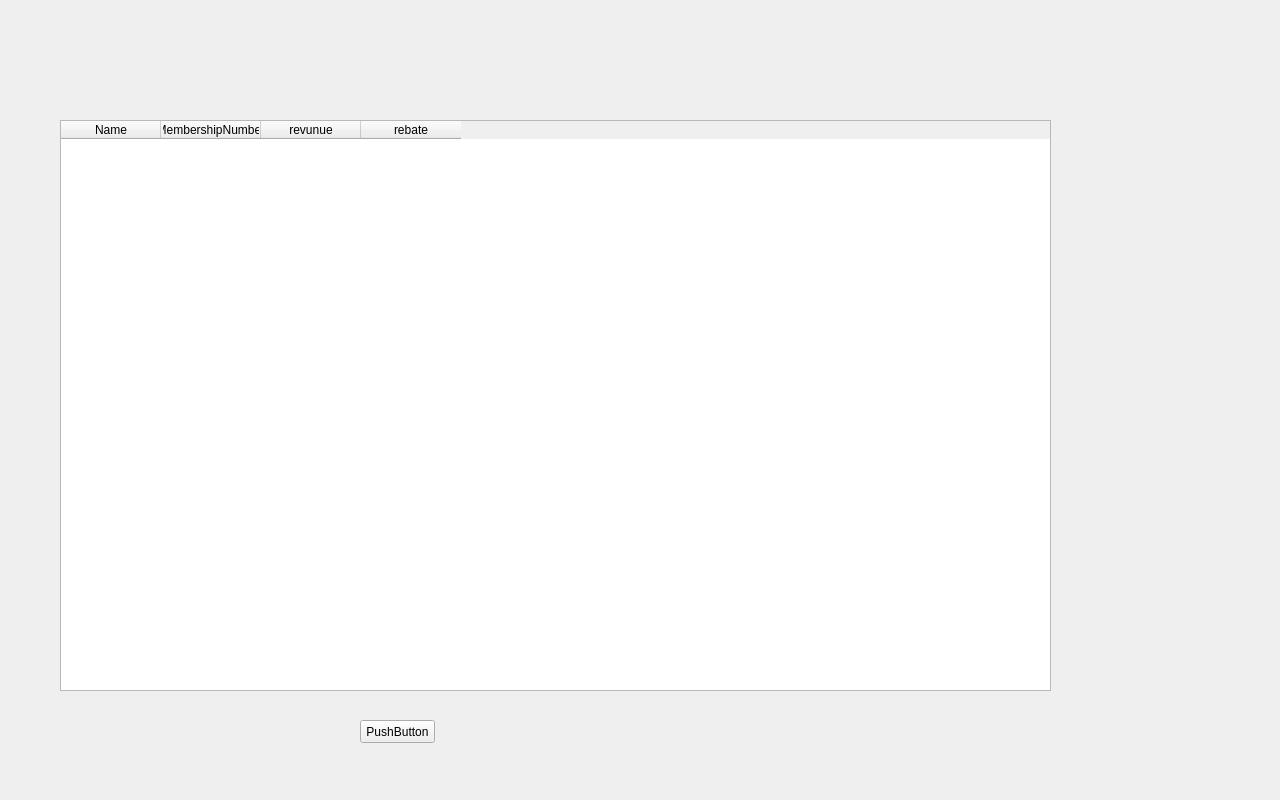
<?xml version="1.0" encoding="UTF-8"?>
<ui version="4.0">
 <class>checkRabates</class>
 <widget class="QWidget" name="checkRabates">
  <property name="geometry">
   <rect>
    <x>0</x>
    <y>0</y>
    <width>1280</width>
    <height>800</height>
   </rect>
  </property>
  <property name="windowTitle">
   <string>Form</string>
  </property>
  <widget class="QTableWidget" name="rebateTable">
   <property name="geometry">
    <rect>
     <x>60</x>
     <y>120</y>
     <width>991</width>
     <height>571</height>
    </rect>
   </property>
   <column>
    <property name="text">
     <string>Name</string>
    </property>
   </column>
   <column>
    <property name="text">
     <string>MembershipNumber</string>
    </property>
   </column>
   <column>
    <property name="text">
     <string>revunue</string>
    </property>
   </column>
   <column>
    <property name="text">
     <string>rebate</string>
    </property>
   </column>
  </widget>
  <widget class="QPushButton" name="pushButton">
   <property name="geometry">
    <rect>
     <x>360</x>
     <y>720</y>
     <width>75</width>
     <height>23</height>
    </rect>
   </property>
   <property name="text">
    <string>PushButton</string>
   </property>
  </widget>
 </widget>
 <resources/>
 <connections/>
</ui>
